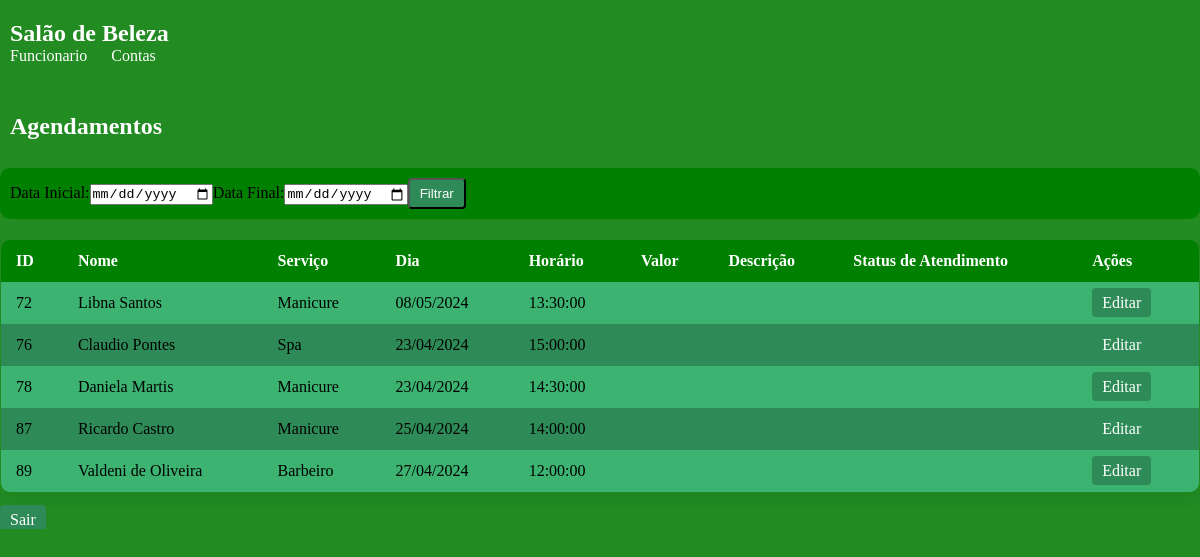
Page /most_fun.php on the earlier database version.
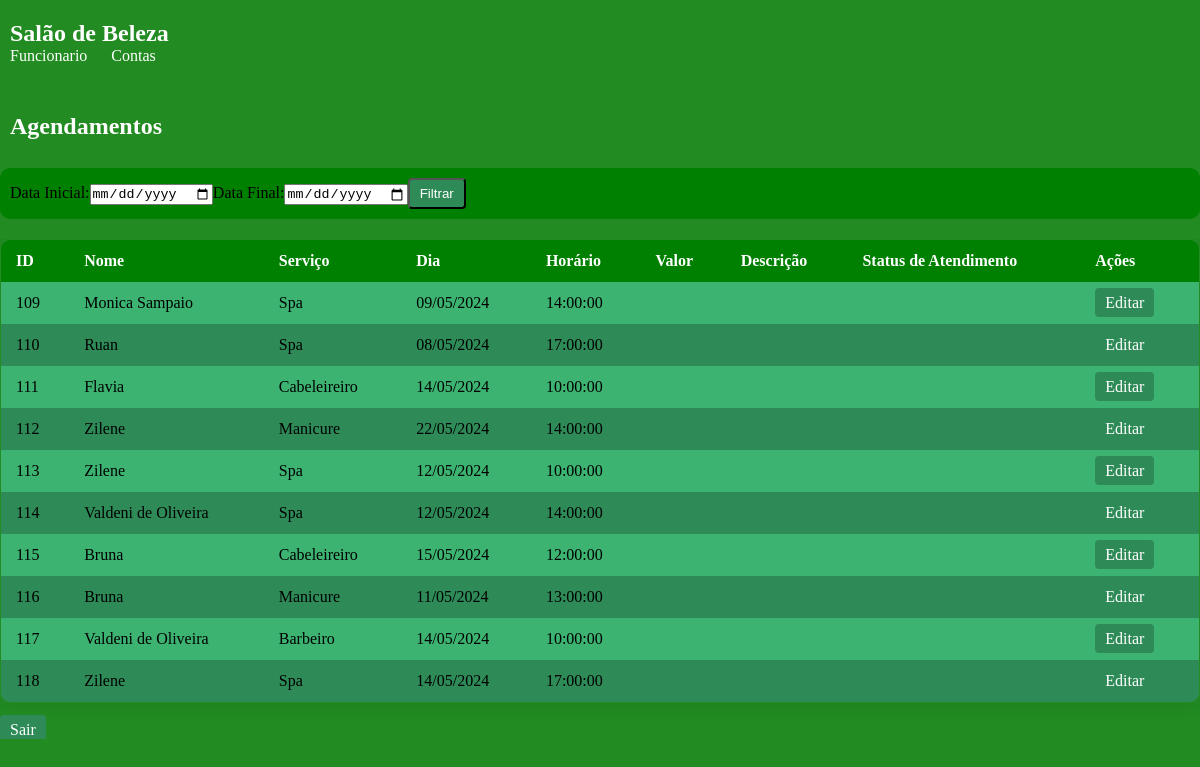
Same page on the later database version.
### tables this page shows
CREATE TABLE `cliente` (
  `id` int(11) NOT NULL,
  `Nome` varchar(255) NOT NULL,
  `Telefone` varchar(20) NOT NULL,
  `Email` varchar(255) DEFAULT NULL,
  `Servico` enum('Barbeiro','Cabeleireiro','Manicure','Spa') NOT NULL,
  `Dia` date NOT NULL,
  `Horario` time NOT NULL,
  `Senha` varchar(255) NOT NULL,
  `id_funcionario` int(11) DEFAULT NULL
);

### most_fun.php (the view, shortened to what this page needs)
<!DOCTYPE html>
<html lang="pt-br">
<head>
</head>
<body>
<header>
        <div class="cabeçario">
            <h1>Salão de Beleza</h1>
            <nav>
                <ul>
                    <li><a href="login_fun.php">Funcionario</a></li>
                    <li><a href="funcionarios.php">Contas</a></li>
                </ul>
            </nav>
        </div>
    </header>
    <br>
</body>
</html>
<?php
include_once('config.php');
$query = "SELECT * FROM cliente";
$result = mysqli_query($conexao, $query);
if(mysqli_num_rows($result) > 0) {
    echo "<h2 style='background-color: #228B22; padding: 10px; color: #fff;'>Agendamentos</h2><br>";
    echo "<form action='".$_SERVER['PHP_SELF']."' method='post' class='filter-form'>";
    echo "<label for='data_inicio'>Data Inicial:</label>";
    echo "<input type='date' id='data_inicio' name='data_inicio'>";
    echo "<label for='data_fim'>Data Final:</label>";
    echo "<input type='date' id='data_fim' name='data_fim'>";
    echo "<button type='submit' class='return-btn'>Filtrar</button>";
    echo "</form>";
    echo "<div class='table-container'>";
    echo "<table class='styled-table'>";
    echo "<thead><tr><th>ID</th><th>Nome</th><th>Serviço</th><th>Dia</th><th>Horário</th><th>Valor</th><th>Descrição</th><th>Status de Atendimento</th><th>Ações</th></tr></thead>";
    echo "<tbody>";
    $count = 0;
    while($row = mysqli_fetch_assoc($result)) {
        $count++;
        $color_class = $count % 2 == 0 ? 'even-row' : 'odd-row';
        echo "<tr class='$color_class'>";
        echo "<td>".$row['id']."</td>";
        echo "<td>".$row['Nome']."</td>";
        echo "<td>".$row['Servico']."</td>";
        echo "<td>".date('d/m/Y', strtotime($row['Dia']))."</td>";
        echo "<td>".$row['Horario']."</td>";
        echo "<td>".$row['Valor']."</td>";
        echo "<td>".$row['Descricao']."</td>";
        echo "<td>".$row['status_atendimento_id']."</td>";
        echo "<td><a class='edit-btn' href='editar_fun.php?id=".$row['id']."'>Editar</a></td>";
        echo "</tr>";
    }
    echo "</tbody>";
    echo "</table>";
    echo "<br><a class='return-btn' href='login_fun.php'>Sair</a>";
    echo "<br></div>";
} else {
    echo "<p>Não foram encontrados agendamentos para o período selecionado.</p>";
}
?>

Differences in the rows shown:
removed cliente: id "72", Nome "Libna Santos", Servico "Manicure", Dia "08/05/2024", Horario "13:30:00"
removed cliente: id "76", Nome "Claudio Pontes", Servico "Spa", Dia "23/04/2024", Horario "15:00:00"
removed cliente: id "78", Nome "Daniela Martis", Servico "Manicure", Dia "23/04/2024", Horario "14:30:00"
removed cliente: id "87", Nome "Ricardo Castro", Servico "Manicure", Dia "25/04/2024", Horario "14:00:00"
removed cliente: id "89", Nome "Valdeni de Oliveira", Servico "Barbeiro", Dia "27/04/2024", Horario "12:00:00"
added cliente: id "109", Nome "Monica Sampaio", Servico "Spa", Dia "09/05/2024", Horario "14:00:00"
added cliente: id "110", Nome "Ruan", Servico "Spa", Dia "08/05/2024", Horario "17:00:00"
added cliente: id "111", Nome "Flavia", Servico "Cabeleireiro", Dia "14/05/2024", Horario "10:00:00"
added cliente: id "112", Nome "Zilene", Servico "Manicure", Dia "22/05/2024", Horario "14:00:00"
added cliente: id "113", Nome "Zilene", Servico "Spa", Dia "12/05/2024", Horario "10:00:00"
added cliente: id "114", Nome "Valdeni de Oliveira", Servico "Spa", Dia "12/05/2024", Horario "14:00:00"
added cliente: id "115", Nome "Bruna", Servico "Cabeleireiro", Dia "15/05/2024", Horario "12:00:00"
added cliente: id "116", Nome "Bruna", Servico "Manicure", Dia "11/05/2024", Horario "13:00:00"
added cliente: id "117", Nome "Valdeni de Oliveira", Servico "Barbeiro", Dia "14/05/2024", Horario "10:00:00"
added cliente: id "118", Nome "Zilene", Servico "Spa", Dia "14/05/2024", Horario "17:00:00"
